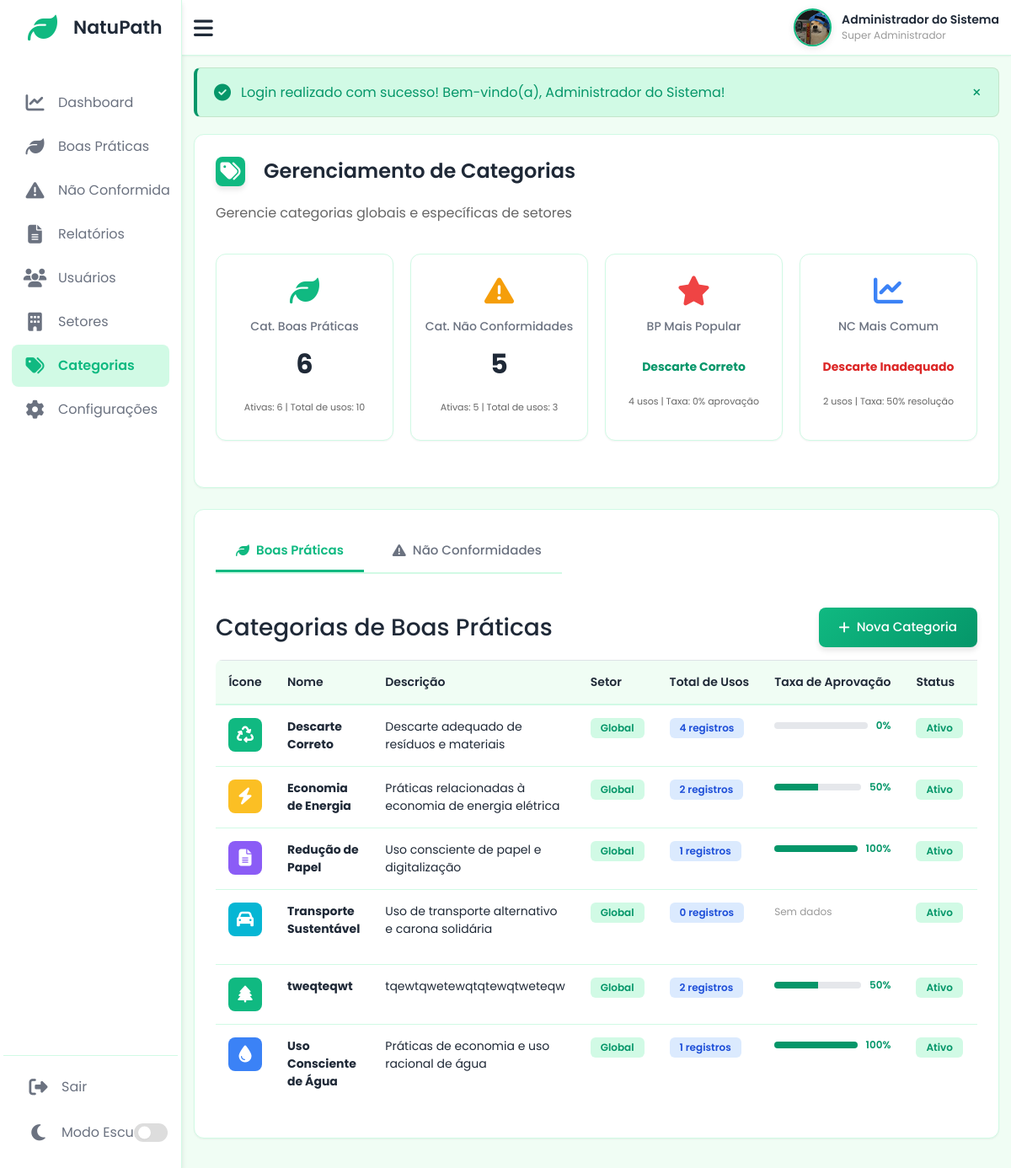
/includes/partials/categorias.php (signed in), run on the app's committed database.
### tables this page shows
CREATE TABLE `usuarios` (
  `id` int NOT NULL AUTO_INCREMENT,
  `username` varchar(50) NOT NULL,
  `password` varchar(255) NOT NULL,
  `nome` varchar(100) NOT NULL,
  `email` varchar(100) DEFAULT NULL,
  `foto` varchar(255) DEFAULT NULL,
  `tipo` enum('super_admin','gestor','usuario') DEFAULT 'usuario',
  `setor_id` int DEFAULT NULL,
  `status` enum('ativo','inativo') DEFAULT 'ativo',
  `remember_token` varchar(100) DEFAULT NULL,
  `ultimo_login` datetime DEFAULT NULL,
  `criado_em` timestamp NULL DEFAULT CURRENT_TIMESTAMP,
  PRIMARY KEY (`id`),
  UNIQUE KEY `username` (`username`),
  KEY `idx_setor` (`setor_id`),
  KEY `idx_tipo` (`tipo`),
  KEY `idx_status` (`status`)
);

CREATE TABLE `categorias_boas_praticas` (
  `id` int NOT NULL AUTO_INCREMENT,
  `nome` varchar(100) NOT NULL,
  `descricao` text,
  `icone` varchar(50) DEFAULT 'fa-leaf',
  `cor` varchar(20) DEFAULT '#10b981',
  `setor_id` int DEFAULT NULL,
  `criado_por` int DEFAULT NULL,
  `status` enum('ativo','inativo') DEFAULT 'ativo',
  `criado_em` timestamp NULL DEFAULT CURRENT_TIMESTAMP,
  PRIMARY KEY (`id`),
  KEY `criado_por` (`criado_por`),
  KEY `idx_setor` (`setor_id`),
  KEY `idx_status` (`status`),
  CONSTRAINT `categorias_boas_praticas_ibfk_1` FOREIGN KEY (`setor_id`) REFERENCES `setores` (`id`) ON DELETE CASCADE,
  CONSTRAINT `categorias_boas_praticas_ibfk_2` FOREIGN KEY (`criado_por`) REFERENCES `usuarios` (`id`) ON DELETE SET NULL
);

CREATE TABLE `categorias_nao_conformidades` (
  `id` int NOT NULL AUTO_INCREMENT,
  `nome` varchar(100) NOT NULL,
  `descricao` text,
  `icone` varchar(50) DEFAULT 'fa-exclamation-triangle',
  `cor` varchar(20) DEFAULT '#ef4444',
  `setor_id` int DEFAULT NULL,
  `criado_por` int DEFAULT NULL,
  `status` enum('ativo','inativo') DEFAULT 'ativo',
  `criado_em` timestamp NULL DEFAULT CURRENT_TIMESTAMP,
  PRIMARY KEY (`id`),
  KEY `criado_por` (`criado_por`),
  KEY `idx_setor` (`setor_id`),
  KEY `idx_status` (`status`),
  CONSTRAINT `categorias_nao_conformidades_ibfk_1` FOREIGN KEY (`setor_id`) REFERENCES `setores` (`id`) ON DELETE CASCADE,
  CONSTRAINT `categorias_nao_conformidades_ibfk_2` FOREIGN KEY (`criado_por`) REFERENCES `usuarios` (`id`) ON DELETE SET NULL
);

### includes/partials/categorias.php (the view, shortened to what the rows shown need)
<?php
require_once 'header.php';
$user_tipo = $_SESSION['tipo'];
if ($user_tipo === 'super_admin') {
    $stmt = $conn->query("
        SELECT
            cbp.*,
            s.nome as setor_nome,
            u.nome as criador_nome,
            (SELECT COUNT(*) FROM boas_praticas WHERE categoria_id = cbp.id) as total_registros,
            (SELECT COUNT(*) FROM boas_praticas WHERE categoria_id = cbp.id AND status = 'aprovado') as registros_aprovados
        FROM categorias_boas_praticas cbp
        LEFT JOIN setores s ON cbp.setor_id = s.id
        LEFT JOIN usuarios u ON cbp.criado_por = u.id
        ORDER BY cbp.status DESC, cbp.nome ASC
    ");
    $categorias_bp = $stmt->fetchAll();
}
if ($user_tipo === 'super_admin') {
    $stmt = $conn->query("
        SELECT
            cnc.*,
            s.nome as setor_nome,
            u.nome as criador_nome,
            (SELECT COUNT(*) FROM nao_conformidades WHERE categoria_id = cnc.id) as total_registros,
            (SELECT COUNT(*) FROM nao_conformidades WHERE categoria_id = cnc.id AND status = 'resolvido') as registros_resolvidos
        FROM categorias_nao_conformidades cnc
        LEFT JOIN setores s ON cnc.setor_id = s.id
        LEFT JOIN usuarios u ON cnc.criado_por = u.id
        ORDER BY cnc.status DESC, cnc.nome ASC
    ");
    $categorias_nc = $stmt->fetchAll();
}
$cat_mais_usada_bp = null;
$max_uso_bp = 0;
foreach ($categorias_bp as $cat) {
    if ($cat['total_registros'] > $max_uso_bp) {
        $max_uso_bp = $cat['total_registros'];
        $cat_mais_usada_bp = $cat;
    }
}
$cat_mais_usada_nc = null;
$max_uso_nc = 0;
foreach ($categorias_nc as $cat) {
    if ($cat['total_registros'] > $max_uso_nc) {
        $max_uso_nc = $cat['total_registros'];
        $cat_mais_usada_nc = $cat;
    }
}
?>
<div class="overview">
    <div class="boxes" style="grid-template-columns: repeat(auto-fit, minmax(200px, 1fr)); margin-bottom: 30px;">
        <?php if ($cat_mais_usada_bp): ?>
        <div class="box box3">
            <i class="fas fa-star"></i>
            <span class="text">BP Mais Popular</span>
            <div style="margin-top: 5px; font-size: 14px; color: #059669;">
                <strong><?php echo sanitize($cat_mais_usada_bp['nome']); ?></strong>
            </div>
            <div style="margin-top: 8px; font-size: 11px; color: #666;">
                <span><?php echo $max_uso_bp; ?> usos | Taxa: <?php echo $cat_mais_usada_bp['total_registros'] > 0 ? round(($cat_mais_usada_bp['registros_aprovados'] / $cat_mais_usada_bp['total_registros']) * 100, 1) : 0; ?>% aprovação</span>
            </div>
        </div>
        <?php endif; ?>
        <?php if ($cat_mais_usada_nc): ?>
        <div class="box box4">
            <i class="fas fa-chart-line"></i>
            <span class="text">NC Mais Comum</span>
            <div style="margin-top: 5px; font-size: 14px; color: #dc2626;">
                <strong><?php echo sanitize($cat_mais_usada_nc['nome']); ?></strong>
            </div>
            <div style="margin-top: 8px; font-size: 11px; color: #666;">
                <span><?php echo $max_uso_nc; ?> usos | Taxa: <?php echo $cat_mais_usada_nc['total_registros'] > 0 ? round(($cat_mais_usada_nc['registros_resolvidos'] / $cat_mais_usada_nc['total_registros']) * 100, 1) : 0; ?>% resolução</span>
            </div>
        </div>
        <?php endif; ?>
    </div>
</div>
<div class="activity">
    <div id="tab-content-boas-praticas" class="tab-content active">
        <div class="activity-data">
            <?php if (empty($categorias_bp)): ?>
                <div style="text-align: center; padding: 40px; color: #999;">
                    <i class="fas fa-tags" style="font-size: 48px; margin-bottom: 10px;"></i>
                    <p>Nenhuma categoria de Boas Práticas cadastrada.</p>
                    <button onclick="openModalCategoria('create', 'boas_praticas')" class="btn btn-success" style="margin-top: 15px;">
                        <i class="fas fa-plus"></i> Criar Primeira Categoria
                    </button>
                </div>
            <?php else: ?>
                <table class="table">
                    <thead>
                        <tr>
                            <th>Ícone</th>
                            <th>Nome</th>
                            <th>Descrição</th>
                            <?php if ($user_tipo === 'super_admin'): ?>
                                <th>Setor</th>
                            <?php endif; ?>
                            <th>Total de Usos</th>
                            <th>Taxa de Aprovação</th>
                            <th>Status</th>
                            <th>Ações</th>
                        </tr>
                    </thead>
                    <tbody>
                        <?php foreach ($categorias_bp as $cat): ?>
                            <?php
                            $taxa_aprovacao = $cat['total_registros'] > 0
                                ? round(($cat['registros_aprovados'] / $cat['total_registros']) * 100, 1)
                                : 0;
                            ?>
                            <tr>
                                <td>
                                    <div style="width: 40px; height: 40px; border-radius: 8px; background-color: <?php echo $cat['cor']; ?>; display: flex; align-items: center; justify-content: center; color: white;">
                                        <i class="fas <?php echo $cat['icone']; ?>" style="font-size: 20px;"></i>
                                    </div>
                                </td>
                                <td><strong><?php echo sanitize($cat['nome']); ?></strong></td>
                                <td><?php echo sanitize($cat['descricao'] ?? '-'); ?></td>
                                <?php if ($user_tipo === 'super_admin'): ?>
                                    <td>
                                        <?php if ($cat['setor_nome']): ?>
                                            <span class="badge badge-info"><?php echo sanitize($cat['setor_nome']); ?></span>
                                        <?php else: ?>
                                            <span class="badge badge-success">Global</span>
                                        <?php endif; ?>
                                    </td>
                                <?php endif; ?>
                                <td>
                                    <span class="badge badge-primary">
                                        <?php echo $cat['total_registros']; ?> registros
                                    </span>
                                </td>
                                <td>
                                    <?php if ($cat['total_registros'] > 0): ?>
                                        <div style="display: flex; align-items: center; gap: 10px;">
                                            <div style="flex: 1; background: #e5e7eb; border-radius: 10px; height: 8px; overflow: hidden;">
                                                <div style="width: <?php echo $taxa_aprovacao; ?>%; background: #059669; height: 100%;"></div>
                                            </div>
                                            <span style="font-size: 12px; font-weight: 600; color: #059669;">
                                                <?php echo $taxa_aprovacao; ?>%
                                            </span>
                                        </div>
                                    <?php else: ?>
                                        <span style="color: #999; font-size: 12px;">Sem dados</span>
                                    <?php endif; ?>
                                </td>
                                <td>
                                    <?php if ($cat['status'] === 'ativo'): ?>
                                        <span class="badge badge-success">Ativo</span>
                                    <?php else: ?>
                                        <span class="badge badge-secondary">Inativo</span>
                                    <?php endif; ?>
                                </td>
                                <td>
                                </td>
                            </tr>
                        <?php endforeach; ?>
                    </tbody>
                </table>
            <?php endif; ?>
        </div>
    </div>
</div>
<?php require_once 'footer.php'; ?>

### includes/partials/header.php (shortened to what the rows shown need)
<?php
require_once __DIR__ . '/../../config/config.php';
require_once __DIR__ . '/../../config/functions.php';
$user_id = $_SESSION['user_id'];
$stmt = $conn->prepare("SELECT nome, email, foto FROM usuarios WHERE id = :id");
$stmt->execute(['id' => $user_id]);
$user_data = $stmt->fetch();
$tem_foto_custom = false;
$user_foto = null;
if (!empty($user_data['foto'])) {
    $foto_path_abs = __DIR__ . '/../../uploads/perfil/' . $user_data['foto'];
    $foto_path_rel = '../../uploads/perfil/' . $user_data['foto'];
    if (file_exists($foto_path_abs)) {
        $user_foto = $foto_path_rel;
        $tem_foto_custom = true;
    }
}
?>
<!DOCTYPE html>
<html lang="pt-BR">
<head>
    <link rel="stylesheet" href="https://cdnjs.cloudflare.com/ajax/libs/font-awesome/6.4.0/css/all.min.css">
    <link rel="stylesheet" href="../../assets/css/bootstrap.min.css">
    <link rel="stylesheet" href="../../assets/css/style.css">
</head>
<body>
    <section class="dashboard">
        <div class="top">
            <div class="user-info" style="display: flex; align-items: center; gap: 12px; cursor: pointer;" onclick="window.location.href='configuracoes.php'" title="Clique para editar seu perfil">
                <?php if ($tem_foto_custom): ?>
                    <img src="<?php echo htmlspecialchars($user_foto); ?>"
                         alt="Foto de <?php echo sanitize($user_data['nome'] ?? 'Usuário'); ?>"
                         style="width: 45px; height: 45px; border-radius: 50%; object-fit: cover; border: 2px solid #10b981; box-shadow: 0 2px 8px rgba(0,0,0,0.1);"
                         onerror="this.style.display='none'; this.nextElementSibling.style.display='flex';">
                <?php endif; ?>
                <div style="display: flex; flex-direction: column; line-height: 1.4;">
                    <span style="color: var(--text-color); font-weight: 600; font-size: 14px;">
                        <?php echo sanitize($user_data['nome'] ?? $_SESSION['nome'] ?? 'Usuário'); ?>
                    </span>
                    <?php if (isset($_SESSION['tipo'])): ?>
                        <small style="color: #999; font-size: 12px;">
                            <?php
                            $tipos = [
                                'super_admin' => 'Super Administrador',
                                'gestor' => 'Gestor',
                                'usuario' => 'Usuário'
                            ];
                            echo $tipos[$_SESSION['tipo']] ?? $_SESSION['tipo'];
                            ?>
                        </small>
                    <?php endif; ?>
                </div>
            </div>
        </div>
        <div class="dash-content">

### data on the page
usuarios: foto (picture), nome "Administrador do Sistema"
categorias_boas_praticas: nome "Descarte Correto", descricao "Descarte adequado de resíduos e materiais", total_registros "4", taxa_aprovacao "0", status "Ativo"
categorias_nao_conformidades: nome "Descarte Inadequado"
categorias_boas_praticas: nome "Economia de Energia", descricao "Práticas relacionadas à economia de energia elétrica", total_registros "2", taxa_aprovacao "50", status "Ativo"
categorias_boas_praticas: nome "Redução de Papel", descricao "Uso consciente de papel e digitalização", total_registros "1", taxa_aprovacao "100", status "Ativo"
categorias_boas_praticas: nome "Transporte Sustentável", descricao "Uso de transporte alternativo e carona solidária", total_registros "0", shows "Sem dados", status "Ativo"
categorias_boas_praticas: nome "tweqteqwt", descricao "tqewtqwetewqtqtewqtweteqw", total_registros "2", taxa_aprovacao "50", status "Ativo"
categorias_boas_praticas: nome "Uso Consciente de Água", descricao "Práticas de economia e uso racional de água", total_registros "1", taxa_aprovacao "100", status "Ativo"

### other printed values
$tipos[$_SESSION['tipo']] "Super Administrador"
$_SESSION['success'] "Login realizado com sucesso! Bem-vindo(a), Administrador do Sistema!"
count($categorias_bp) "6"
$ativas_bp "6"
$total_bp "10"
count($categorias_nc) "5"
$ativas_nc "5"
$total_nc "3"
$max_uso_bp "4"
$max_uso_nc "2"
